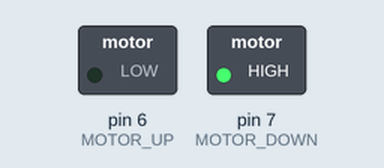
The sketch below on a simulated Arduino Uno, built with avr-gcc and run on an emulated ATmega328P. Shown: switched loads named in the sketch (green lamp = pin HIGH).

Above: at 0.1 s.
Timing chart, 0 to 1.6 s (numbered marks = the images above):
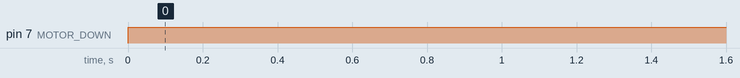

The sketch:

move_motor_Z_2.ino
```cpp
#define MOTOR_UP    6
#define MOTOR_DOWN  7

void setup() {
  // put your setup code here, to run once:
   pinMode(MOTOR_UP, OUTPUT);
   pinMode(MOTOR_DOWN, OUTPUT);
}

void loop() {

 /*copy the function name here to be in loop */

 //Move_UP_DOWN_FOR_1sec();
 //Move_UP_FOR_1sec();
 Move_UP_TO_THE_LIMSW();
 //Move_DOWN_FOR_1sec();

}

void Move_UP_DOWN_FOR_1sec()
{
   digitalWrite(MOTOR_DOWN, HIGH);
  digitalWrite(MOTOR_UP, LOW);
  delay(1000);
  digitalWrite(MOTOR_DOWN, LOW);
  digitalWrite(MOTOR_UP, LOW);
  delay(2000);

  digitalWrite(MOTOR_DOWN, LOW);
  digitalWrite(MOTOR_UP, HIGH);
  delay(1000);
  digitalWrite(MOTOR_DOWN, LOW);
  digitalWrite(MOTOR_UP, LOW);
  delay(2000);
}

void Move_UP_FOR_1sec()
{
   digitalWrite(MOTOR_DOWN, HIGH);
  digitalWrite(MOTOR_UP, LOW);
  delay(1000);
  digitalWrite(MOTOR_DOWN, LOW);
  digitalWrite(MOTOR_UP, LOW);
  delay(2000);
}
void Move_DOWN_FOR_1sec()
{
   digitalWrite(MOTOR_DOWN, LOW);
  digitalWrite(MOTOR_UP, HIGH);
  delay(500);
  digitalWrite(MOTOR_DOWN, HIGH);
  digitalWrite(MOTOR_UP, HIGH);
  delay(2000);
}
void Move_UP_TO_THE_LIMSW()
{
  digitalWrite(MOTOR_DOWN, HIGH);
  digitalWrite(MOTOR_UP, LOW);
  delay(5000);
}
```

Measured:
- by itself, pin 7 (MOTOR_DOWN): LOW → HIGH at 0.00 s
